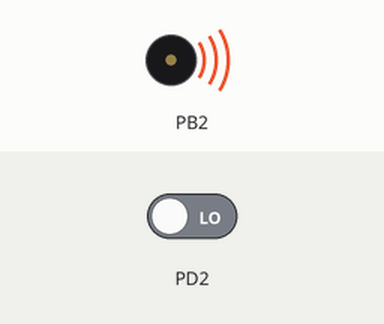
Simulated run of this program. Board: ATmega328P, built with avr-gcc and emulated at 8 MHz (the files do not name the chip). Parts: buzzer (waves = sounding). The inputs (shaded band) are chosen by the test bench; at power-on: PD2 LOW.

Above: at 0.1 s.
Timing chart, 0 to 1.6 s (numbered marks = the images above):
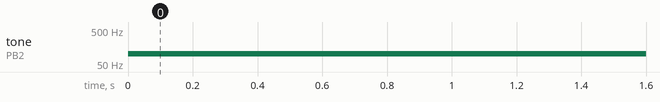

The program:

main.c
```c
/*
 * Generador de frecuencia 20khz.c
 *
 * Created: 17/05/2018 07:06:13 p. m.
 * Author : dx_ch
 */
#define  F_CPU 8000000UL

#include <avr/io.h>
#include <avr/interrupt.h>
#include <util/delay.h>

unsigned int Pulsos=0;
unsigned int PulsosXSeg=0;
unsigned int MiliSeg=0;

int main(void)
{
	DDRB|=0x04;	//(1<<PORTB2);
	TCCR1A= 0x10;	//Cambia estado en el pin OC1B----->PB2.
	TCCR1B= 0x0A;	//Prescalador de 8, modo CTC con registro a OCR1A.
	OCR1A= 5000;//5000;		//50000;	//Aqui manda 50 mS de tiempo	//50;	//Aqui manda 50uS de tiempo;		//Comparación de 20 khz con un prescalador de 8
	TIMSK1|=1<<TOIE1;
	//Habilita interrupcion externa 0 por flanco de subida
	EICRA|=(1<<ISC01)|(1<<ISC00);
	EIMSK|=1<<INT0;

	sei();

    /* Replace with your application code */
    while (1)
    {
		PORTB|=0x04;
		_delay_ms(10);
		PORTB&=~0x04;
		_delay_ms(2);
    }

}
```

Measured:
- by itself, tone on PB2: silent → 100 Hz at 0.00 s
